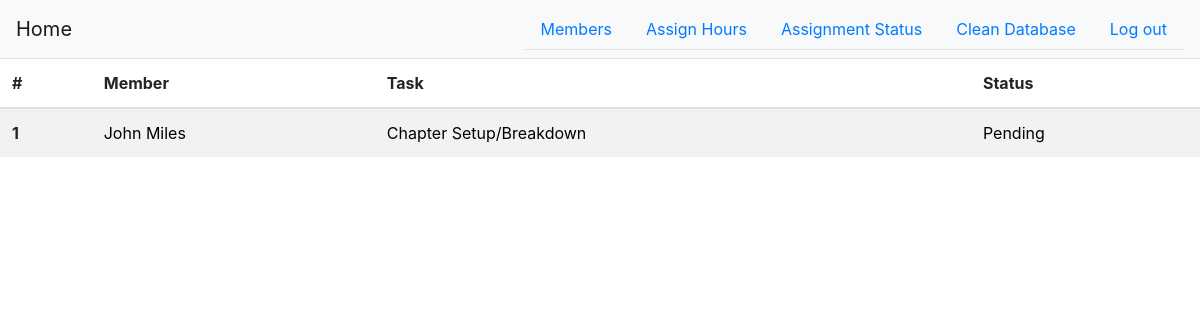
The app's page /assignment_status (signed in), older data.
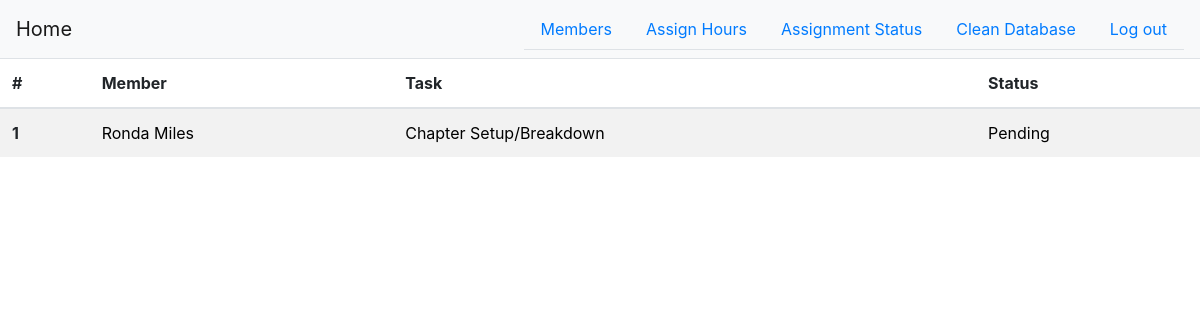
The same page, newer data.
### app.py (models this page shows, shortened)
class Member(db.Model):
    id = db.Column(db.Integer, primary_key=True)
    first = db.Column(db.Text)
    last = db.Column(db.Text)
    phone = db.Column(db.Text)
    email = db.Column(db.Text)
    status = db.Column(db.Text)
    active = db.Column(db.Boolean)
    hours = db.Column(db.Integer)
    assigned = db.Column(db.Boolean)

class CleanupHour(db.Model):
    id = db.Column(db.Integer, primary_key=True)
    name = db.Column(db.Text)
    task_id = db.Column(db.Integer)
    day = db.Column(db.Text)
    due_time = db.Column(db.Text)
    worth = db.Column(db.Integer)
    difficulty = db.Column(db.Integer)
    link = db.Column(db.Text)

class Assignment(db.Model):
    id = db.Column(db.Integer, primary_key=True)
    member_id = db.Column(db.Integer, db.ForeignKey('member.id'))
    task_id = db.Column(db.Integer, db.ForeignKey('cleanup_hour.id'))
    phone_number = db.Column(db.Text)
    response = db.Column(db.Text)

### app.py (the view)
@app.route('/assignment_status', methods=['GET', 'POST'])
@login_required
def assignment_status():
    assignments = Assignment.query.all()
    members_list = []
    tasks = []
    try:
        for assign in assignments:
            member = Member.query.get(assign.member_id)
            task = CleanupHour.query.get(assign.task_id)
            members_list.append(member)
            tasks.append(task)
    except Exception as e:
        print(e)
        print('There was a problem generating member-cleanup hour pairs from the assignments in the database')
    enumerated = range(len(assignments))
    return render_template('assignment_status.html', members=members_list, tasks=tasks, assignments=assignments,
                           enumerated=enumerated)

### app.py (called while the page is built)
@login_manager.user_loader
def load_user(user_id):
    return User.query.get(user_id)

### templates/assignment_status.html
{% extends "base.html" %}
{% block content %}
    <table class="table table-striped">
        <thead>
        <tr>
            <th scope="col">#</th>
            <th scope="col">Member</th>
            <th scope="col">Task</th>
            <th scope="col">Status</th>
        </tr>
        </thead>
        <tbody>
        {% for i in enumerated %}
            <tr>
                <th scope="row">{{ i + 1 }}</th>
                <td>
                    <a style="color:black" href="{{ url_for('member_page',identifier=members[i].id)}}">
                        {{ members[i].first + ' ' + members[i].last }}
                    </a>
                </td>
                <td>
                    <a style="color:black" href="{{ url_for('task_page',identifier=tasks[i].id)}}">
                        {{ tasks[i].name }}
                    </a>
                </td>
                <td>
                    <a style="color:black">{{ assignments[i].response }}</a>
                </td>
            </tr>
        {% endfor %}
        </tbody>
    </table>
{% endblock %}

### templates/base.html (shortened to what this page needs)
<!DOCTYPE html>
<html lang="en">
<head>
    <link rel="stylesheet" href="https://stackpath.bootstrapcdn.com/bootstrap/4.3.1/css/bootstrap.min.css">
</head>
<body>
<nav class="navbar navbar-light bg-light">
    <a class="navbar-brand" href="{{ url_for('index')}}">Home</a>
    {% if current_user.is_authenticated %}
        <ul class="nav nav-tabs">
            <li class="nav-item">
                <a class="nav-link" href="{{ url_for('members')}}">Members<span class="sr-only">(current)</span></a>
            </li>
            <li class="nav-item">
                <a class="nav-link" href="{{ url_for('assignment')}}">Assign Hours<span class="sr-only">(current)</span></a>
            </li>
            <li class="nav-item">
                <a class="nav-link" href="{{ url_for('assignment_status')}}">Assignment Status<span class="sr-only">(current)</span></a>
            </li>
            <li class="nav-item">
                <a class="nav-link" href="{{ url_for('delete')}}">Clean Database<span class="sr-only">(current)</span></a>
            </li>
            <li class="nav-item">
                <a class="nav-link" href="{{ url_for('logout') }}">Log out<span class="sr-only">(current)</span></a>
            </li>
        </ul>
    {% else %}
        <ul class="nav nav-tabs">
        <li class="nav-item">
            <a class="nav-link" href="{{ url_for('login') }}">Log In<span class="sr-only">(current)</span></a>
        </li>
        </ul>
    {% endif %}
</nav>
{% block content %}
{% endblock %}
</body>
</html>

Row changes from the older to the newer data that the page shows:
no longer on this page (row edited): Member: first+last "John Miles"
added Member: first+last "Ronda Miles"
Text that changed along with them:
new list line: "1"
new list line: "Chapter Setup/Breakdown"
new list line: "Pending"
list line gone: "1"
list line gone: "Chapter Setup/Breakdown"
list line gone: "Pending"
